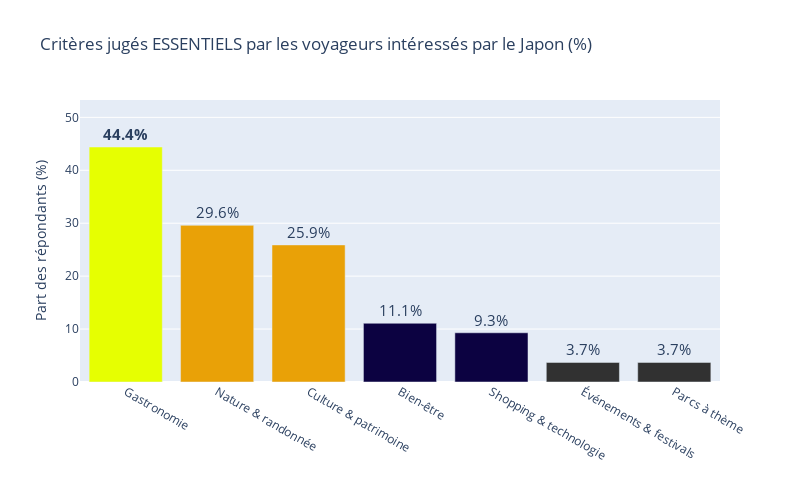

This figure's notebook cell:
### Code cell
fig = px.bar(
    essential_df,
    x="interest",
    y="essential_pct",
    text="text_display",
    title="Critères jugés ESSENTIELS par les voyageurs intéressés par le Japon (%)",
    color = "interest",
    color_discrete_map = {
        "Gastronomie": "#E6FF01",
        "Nature & randonnée": "#E9A107",
        "Culture & patrimoine": "#E9A107",
        "Bien-être": "#0C0241",
        "Shopping & technologie": "#0C0241",
        "Événements & festivals": "#313131",
        "Parcs à thème": "#313131"
        }
)

fig.update_traces(textfont = dict(size=15), textposition="outside")
fig.update_layout(
    width=800,
    height=500,
    xaxis_title="",
    yaxis_title="Part des répondants (%)",
    yaxis_range=[0, max(essential_df["essential_pct"]) * 1.2],
    showlegend = False
)

fig.show()

### Figure 1 — Plotly figure (JSON) as saved in the notebook; plotly's stock layout.template omitted (floating-point values rounded to 4 significant figures)
{"data": [{"alignmentgroup": "True", "hovertemplate": "interest=%{x}<br>essential_pct=%{y}<br>text_display=%{text}<extra></extra>", "legendgroup": "Gastronomie", "marker": {"color": "#E6FF01", "pattern": {"shape": ""}}, "name": "Gastronomie", "offsetgroup": "Gastronomie", "orientation": "v", "showlegend": true, "text": ["<b>44.4%</b>"], "textfont": {"size": 15}, "textposition": "outside", "type": "bar", "x": ["Gastronomie"], "xaxis": "x", "y": [44.4], "yaxis": "y"}, {"alignmentgroup": "True", "hovertemplate": "interest=%{x}<br>essential_pct=%{y}<br>text_display=%{text}<extra></extra>", "legendgroup": "Nature & randonnée", "marker": {"color": "#E9A107", "pattern": {"shape": ""}}, "name": "Nature & randonnée", "offsetgroup": "Nature & randonnée", "orientation": "v", "showlegend": true, "text": ["29.6%"], "textfont": {"size": 15}, "textposition": "outside", "type": "bar", "x": ["Nature & randonnée"], "xaxis": "x", "y": [29.6], "yaxis": "y"}, {"alignmentgroup": "True", "hovertemplate": "interest=%{x}<br>essential_pct=%{y}<br>text_display=%{text}<extra></extra>", "legendgroup": "Culture & patrimoine", "marker": {"color": "#E9A107", "pattern": {"shape": ""}}, "name": "Culture & patrimoine", "offsetgroup": "Culture & patrimoine", "orientation": "v", "showlegend": true, "text": ["25.9%"], "textfont": {"size": 15}, "textposition": "outside", "type": "bar", "x": ["Culture & patrimoine"], "xaxis": "x", "y": [25.9], "yaxis": "y"}, {"alignmentgroup": "True", "hovertemplate": "interest=%{x}<br>essential_pct=%{y}<br>text_display=%{text}<extra></extra>", "legendgroup": "Bien-être", "marker": {"color": "#0C0241", "pattern": {"shape": ""}}, "name": "Bien-être", "offsetgroup": "Bien-être", "orientation": "v", "showlegend": true, "text": ["11.1%"], "textfont": {"size": 15}, "textposition": "outside", "type": "bar", "x": ["Bien-être"], "xaxis": "x", "y": [11.1], "yaxis": "y"}, {"alignmentgroup": "True", "hovertemplate": "interest=%{x}<br>essential_pct=%{y}<br>text_display=%{text}<extra></extra>", "legendgroup": "Shopping & technologie", "marker": {"color": "#0C0241", "pattern": {"shape": ""}}, "name": "Shopping & technologie", "offsetgroup": "Shopping & technologie", "orientation": "v", "showlegend": true, "text": ["9.3%"], "textfont": {"size": 15}, "textposition": "outside", "type": "bar", "x": ["Shopping & technologie"], "xaxis": "x", "y": [9.3], "yaxis": "y"}, {"alignmentgroup": "True", "hovertemplate": "interest=%{x}<br>essential_pct=%{y}<br>text_display=%{text}<extra></extra>", "legendgroup": "Événements & festivals", "marker": {"color": "#313131", "pattern": {"shape": ""}}, "name": "Événements & festivals", "offsetgroup": "Événements & festivals", "orientation": "v", "showlegend": true, "text": ["3.7%"], "textfont": {"size": 15}, "textposition": "outside", "type": "bar", "x": ["Événements & festivals"], "xaxis": "x", "y": [3.7], "yaxis": "y"}, {"alignmentgroup": "True", "hovertemplate": "interest=%{x}<br>essential_pct=%{y}<br>text_display=%{text}<extra></extra>", "legendgroup": "Parcs à thème", "marker": {"color": "#313131", "pattern": {"shape": ""}}, "name": "Parcs à thème", "offsetgroup": "Parcs à thème", "orientation": "v", "showlegend": true, "text": ["3.7%"], "textfont": {"size": 15}, "textposition": "outside", "type": "bar", "x": ["Parcs à thème"], "xaxis": "x", "y": [3.7], "yaxis": "y"}], "layout": {"barmode": "relative", "height": 500, "legend": {"title": {"text": "interest"}, "tracegroupgap": 0}, "showlegend": false, "title": {"text": "Critères jugés ESSENTIELS par les voyageurs intéressés par le Japon (%)"}, "width": 800, "xaxis": {"anchor": "y", "categoryarray": ["Gastronomie", "Nature & randonnée", "Culture & patrimoine", "Bien-être", "Shopping & technologie", "Événements & festivals", "Parcs à thème"], "categoryorder": "array", "domain": [0, 1], "title": {"text": ""}}, "yaxis": {"anchor": "x", "domain": [0, 1], "range": [0, 53.28], "title": {"text": "Part des répondants (%)"}}}}
